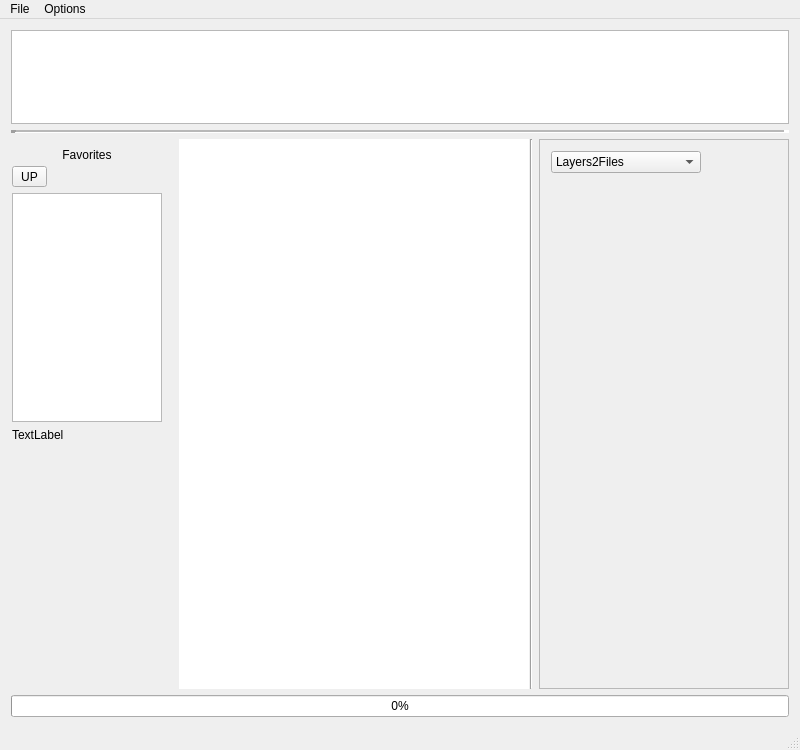
<?xml version="1.0" encoding="UTF-8"?>
<ui version="4.0">
 <class>FileManager</class>
 <widget class="QMainWindow" name="FileManager">
  <property name="geometry">
   <rect>
    <x>0</x>
    <y>0</y>
    <width>800</width>
    <height>750</height>
   </rect>
  </property>
  <property name="minimumSize">
   <size>
    <width>800</width>
    <height>750</height>
   </size>
  </property>
  <property name="mouseTracking">
   <bool>false</bool>
  </property>
  <property name="focusPolicy">
   <enum>Qt::NoFocus</enum>
  </property>
  <property name="windowTitle">
   <string>rc.FileManager</string>
  </property>
  <property name="autoFillBackground">
   <bool>false</bool>
  </property>
  <property name="documentMode">
   <bool>false</bool>
  </property>
  <widget class="QWidget" name="centralWidget">
   <property name="sizePolicy">
    <sizepolicy hsizetype="Maximum" vsizetype="Maximum">
     <horstretch>0</horstretch>
     <verstretch>0</verstretch>
    </sizepolicy>
   </property>
   <layout class="QGridLayout" name="gridLayout">
    <item row="3" column="1">
     <layout class="QHBoxLayout" name="horizontalLayout">
      <item>
       <widget class="QFrame" name="">
        <property name="maximumSize">
         <size>
          <width>250</width>
          <height>16777215</height>
         </size>
        </property>
        <layout class="QVBoxLayout" name="verticalLayout">
         <property name="leftMargin">
          <number>1</number>
         </property>
         <item>
          <widget class="QLabel" name="labelFavorite">
           <property name="maximumSize">
            <size>
             <width>16777215</width>
             <height>10</height>
            </size>
           </property>
           <property name="text">
            <string>Favorites</string>
           </property>
           <property name="alignment">
            <set>Qt::AlignCenter</set>
           </property>
          </widget>
         </item>
         <item>
          <widget class="QToolButton" name="toolButton_4">
           <property name="minimumSize">
            <size>
             <width>35</width>
             <height>0</height>
            </size>
           </property>
           <property name="text">
            <string>UP</string>
           </property>
          </widget>
         </item>
         <item>
          <widget class="QListView" name="listFavorite">
           <property name="minimumSize">
            <size>
             <width>150</width>
             <height>0</height>
            </size>
           </property>
           <property name="maximumSize">
            <size>
             <width>16777215</width>
             <height>350</height>
            </size>
           </property>
          </widget>
         </item>
         <item>
          <widget class="QLabel" name="labelSceneAttributes">
           <property name="minimumSize">
            <size>
             <width>0</width>
             <height>250</height>
            </size>
           </property>
           <property name="text">
            <string>TextLabel</string>
           </property>
           <property name="alignment">
            <set>Qt::AlignLeading|Qt::AlignLeft|Qt::AlignTop</set>
           </property>
          </widget>
         </item>
        </layout>
       </widget>
      </item>
      <item>
       <widget class="QTreeView" name="list_Browse">
        <property name="minimumSize">
         <size>
          <width>350</width>
          <height>550</height>
         </size>
        </property>
        <property name="maximumSize">
         <size>
          <width>16777215</width>
          <height>16777215</height>
         </size>
        </property>
        <property name="autoFillBackground">
         <bool>true</bool>
        </property>
        <property name="frameShape">
         <enum>QFrame::NoFrame</enum>
        </property>
        <property name="frameShadow">
         <enum>QFrame::Sunken</enum>
        </property>
        <property name="midLineWidth">
         <number>5</number>
        </property>
        <property name="editTriggers">
         <set>QAbstractItemView::DoubleClicked|QAbstractItemView::EditKeyPressed|QAbstractItemView::SelectedClicked</set>
        </property>
        <property name="alternatingRowColors">
         <bool>true</bool>
        </property>
        <property name="selectionMode">
         <enum>QAbstractItemView::ExtendedSelection</enum>
        </property>
        <property name="uniformRowHeights">
         <bool>true</bool>
        </property>
        <property name="sortingEnabled">
         <bool>true</bool>
        </property>
        <property name="animated">
         <bool>true</bool>
        </property>
        <property name="wordWrap">
         <bool>true</bool>
        </property>
        <attribute name="headerCascadingSectionResizes">
         <bool>true</bool>
        </attribute>
        <attribute name="headerDefaultSectionSize">
         <number>150</number>
        </attribute>
        <attribute name="headerShowSortIndicator" stdset="0">
         <bool>true</bool>
        </attribute>
       </widget>
      </item>
      <item>
       <widget class="Line" name="line">
        <property name="orientation">
         <enum>Qt::Vertical</enum>
        </property>
       </widget>
      </item>
      <item>
       <widget class="QFrame" name="frame">
        <property name="sizePolicy">
         <sizepolicy hsizetype="MinimumExpanding" vsizetype="Expanding">
          <horstretch>0</horstretch>
          <verstretch>0</verstretch>
         </sizepolicy>
        </property>
        <property name="minimumSize">
         <size>
          <width>250</width>
          <height>0</height>
         </size>
        </property>
        <property name="maximumSize">
         <size>
          <width>350</width>
          <height>16777215</height>
         </size>
        </property>
        <property name="frameShape">
         <enum>QFrame::StyledPanel</enum>
        </property>
        <property name="frameShadow">
         <enum>QFrame::Sunken</enum>
        </property>
        <property name="lineWidth">
         <number>5</number>
        </property>
        <layout class="QFormLayout" name="formLayout">
         <property name="fieldGrowthPolicy">
          <enum>QFormLayout::AllNonFixedFieldsGrow</enum>
         </property>
         <property name="labelAlignment">
          <set>Qt::AlignLeading|Qt::AlignLeft|Qt::AlignVCenter</set>
         </property>
         <property name="formAlignment">
          <set>Qt::AlignLeading|Qt::AlignLeft|Qt::AlignTop</set>
         </property>
         <item row="0" column="0">
          <widget class="QComboBox" name="comboBox">
           <property name="sizePolicy">
            <sizepolicy hsizetype="MinimumExpanding" vsizetype="Preferred">
             <horstretch>0</horstretch>
             <verstretch>0</verstretch>
            </sizepolicy>
           </property>
           <property name="minimumSize">
            <size>
             <width>150</width>
             <height>0</height>
            </size>
           </property>
           <item>
            <property name="text">
             <string>Layers2Files</string>
            </property>
           </item>
           <item>
            <property name="text">
             <string>After Effects Export</string>
            </property>
           </item>
          </widget>
         </item>
        </layout>
       </widget>
      </item>
     </layout>
    </item>
    <item row="0" column="1">
     <layout class="QVBoxLayout" name="verticalLayout_2" stretch="0,0,0">
      <property name="sizeConstraint">
       <enum>QLayout::SetMaximumSize</enum>
      </property>
      <item>
       <widget class="QListView" name="listView">
        <property name="sizePolicy">
         <sizepolicy hsizetype="Minimum" vsizetype="Preferred">
          <horstretch>0</horstretch>
          <verstretch>0</verstretch>
         </sizepolicy>
        </property>
        <property name="minimumSize">
         <size>
          <width>0</width>
          <height>50</height>
         </size>
        </property>
        <property name="maximumSize">
         <size>
          <width>16777215</width>
          <height>150</height>
         </size>
        </property>
       </widget>
      </item>
      <item>
       <widget class="Line" name="line_2">
        <property name="lineWidth">
         <number>5</number>
        </property>
        <property name="midLineWidth">
         <number>2</number>
        </property>
        <property name="orientation">
         <enum>Qt::Horizontal</enum>
        </property>
       </widget>
      </item>
      <item>
       <layout class="QHBoxLayout" name="horizontalLayout_3">
        <property name="topMargin">
         <number>0</number>
        </property>
        <property name="rightMargin">
         <number>400</number>
        </property>
        <property name="bottomMargin">
         <number>0</number>
        </property>
       </layout>
      </item>
     </layout>
    </item>
    <item row="4" column="1">
     <widget class="QProgressBar" name="progressBar">
      <property name="value">
       <number>0</number>
      </property>
      <property name="alignment">
       <set>Qt::AlignBottom|Qt::AlignLeading|Qt::AlignLeft</set>
      </property>
      <property name="textVisible">
       <bool>true</bool>
      </property>
      <property name="invertedAppearance">
       <bool>false</bool>
      </property>
      <property name="textDirection">
       <enum>QProgressBar::TopToBottom</enum>
      </property>
     </widget>
    </item>
   </layout>
   <zorder></zorder>
   <zorder>progressBar</zorder>
  </widget>
  <widget class="QMenuBar" name="menuBar">
   <property name="geometry">
    <rect>
     <x>0</x>
     <y>0</y>
     <width>800</width>
     <height>21</height>
    </rect>
   </property>
   <widget class="QMenu" name="menuFile">
    <property name="title">
     <string>File</string>
    </property>
   </widget>
   <widget class="QMenu" name="menuOptions">
    <property name="title">
     <string>Options</string>
    </property>
   </widget>
   <addaction name="menuFile"/>
   <addaction name="menuOptions"/>
  </widget>
  <widget class="QStatusBar" name="statusBar"/>
 </widget>
 <layoutdefault spacing="6" margin="11"/>
 <resources/>
 <connections/>
</ui>
